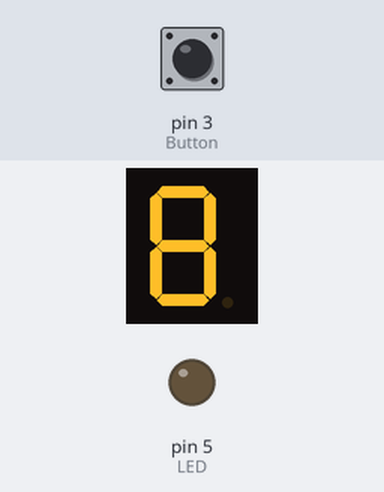
Recording of a sketch running on a simulated Arduino Uno, built with avr-gcc and run on an emulated ATmega328P. On the bench: 1-digit seven-segment display, output pins drawn as LEDs (lit = HIGH). Wiring (inferred from the names in the program): 1-digit 7-segment display, segments lit when LOW: segments pin 11, pin 10, pin 7, pin 8, pin 9, pin 12, pin 13. The inputs (shaded band) are chosen by the test bench; at power-on: pin 3 (Button) HIGH. The segment pins are drawn as the display they are named for; pins used as bus, display or sensor lines are not drawn.

Above: at 8.6 s.
8.7 s: pin 3 (Button) pulled LOW for 0.15 s
At 8.8 s:
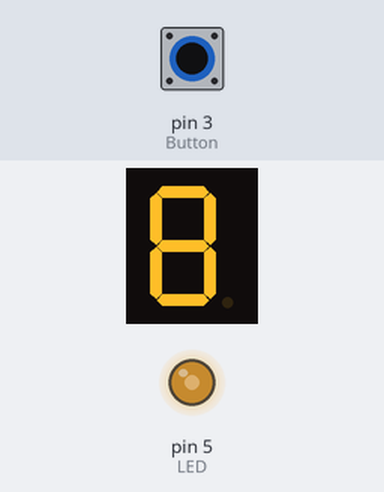
10.4 s: pin 3 (Button) pulled LOW for 1 s
At 12.9 s:
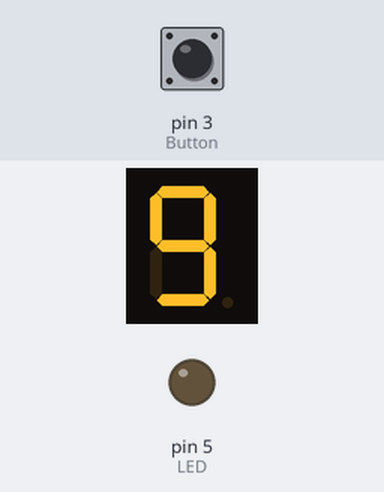
Timing chart, 0 to 14.4 s (numbered marks = the images above; inputs shaded):
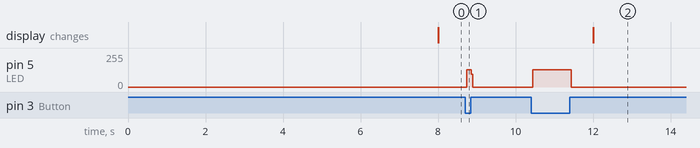

The sketch:

task3.ino
```cpp
unsigned const int a = 11;
unsigned const int b = 10;
unsigned const int c = 7;
unsigned const int d = 8;
unsigned const int e = 9;
unsigned const int f = 12;
unsigned const int g = 13;
unsigned const int dp = 6;
int ledState = LOW;         // Starea curenta a ledului
int buttonState;             // valoarea starii butonului
int lastButtonState = HIGH;   // valoarea anterioara a starii butonului
unsigned const int Button = 3;
unsigned const int LED = 5;

int val;

void setup() {
  pinMode(Button, INPUT_PULLUP);

  pinMode(LED, OUTPUT);
  digitalWrite(LED, ledState);
  pinMode(a, OUTPUT);  //A
  pinMode(b, OUTPUT);  //B
  pinMode(c, OUTPUT);  //C
  pinMode(d, OUTPUT);  //D
  pinMode(e, OUTPUT);  //E
  pinMode(f, OUTPUT);  //F
  pinMode(g, OUTPUT);  //G
  cli();

  TCCR1A = 0;
  TCCR1B = 0;
  TCNT1  = 0;

  OCR1A = 62499;            // compare match register 16MHz/256/2Hz-1
  TCCR1B |= (1 << WGM12);   // CTC mode
  val = 4;
  TCCR1B |= decode(val);    // 256 prescaler
  TIMSK1 |= (1 << OCIE1A);  // enable timer compare interrupt

  EICRA |= (1 << ISC11);   // set interrupt on falling edge
  EIMSK |= (1 << INT1);                   // enable INT1 interrupt

  sei();
}

int decode(int pre) {
  if (pre == 0) {
    return 1 << CS10;
  }
  if (pre == 1) {
    return 1 << CS11;
  }
  if (pre == 2) {
    return (1 << CS11) | (1 << CS10);
  }
  if (pre == 3) {
    return 1 << CS12;
  }
  return (1 << CS12) | (1 << CS10);
}

void turnOff()
{
  digitalWrite(a, HIGH);
  digitalWrite(b, HIGH);
  digitalWrite(c, HIGH);
  digitalWrite(d, HIGH);
  digitalWrite(e, HIGH);
  digitalWrite(f, HIGH);
  digitalWrite(g, HIGH);
}

void displayDigit(int digit)
{
  if (digit != 0 && digit != 1 && digit != 7)
    digitalWrite(g, LOW);

  //Conditions for displaying segment a
  if (digit != 1 && digit != 4)
    digitalWrite(a, LOW);

  //Conditions for displaying segment b
  if (digit != 5 && digit != 6)
    digitalWrite(b, LOW);

  //Conditions for displaying segment c
  if (digit != 2)
    digitalWrite(c, LOW);

  //Conditions for displaying segment d
  if (digit != 1 && digit != 4 && digit != 7)
    digitalWrite(d, LOW);

  //Conditions for displaying segment e
  if (digit == 2 || digit == 6 || digit == 8 || digit == 0)
    digitalWrite(e, LOW);

  //Conditions for displaying segment f
  if (digit != 1 && digit != 2 && digit != 3 && digit != 7)
    digitalWrite(f, LOW);
}

int i = 10;

ISR(TIMER1_COMPA_vect) {
  turnOff();
  displayDigit(i);
  i -= 1;
  if (i == -1)
    i = 0;
}

ISR(INT1_vect) {
  i = 10;
}

void loop()
{
  int reading = digitalRead(Button);
  if (reading != lastButtonState) {
    ledState = !ledState;
  }
  digitalWrite(LED, ledState);
}
```

Measured:
- after the input at 8.7 s, pin 5 (LED): 0/255 → 128/255 at once, → 0/255 0.12 s later
- after the input at 10.4 s, pin 5 (LED): 0/255 → 128/255 at once, → 0/255 1.0 s later
